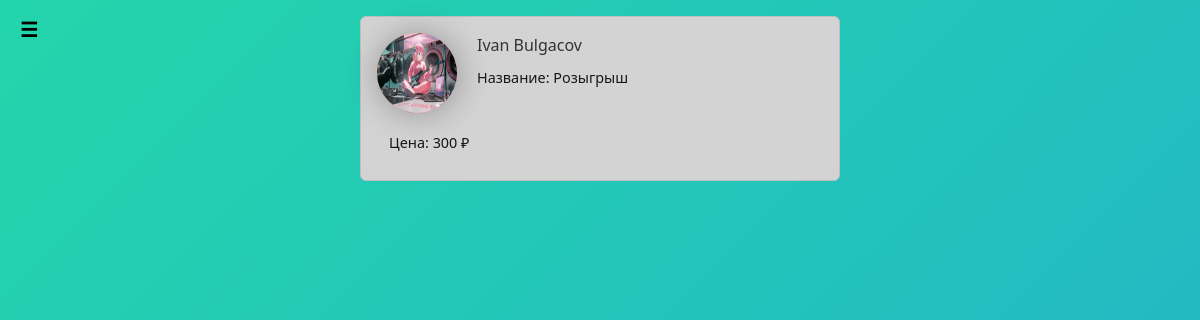
The page /tasks/ on the database as committed earlier.
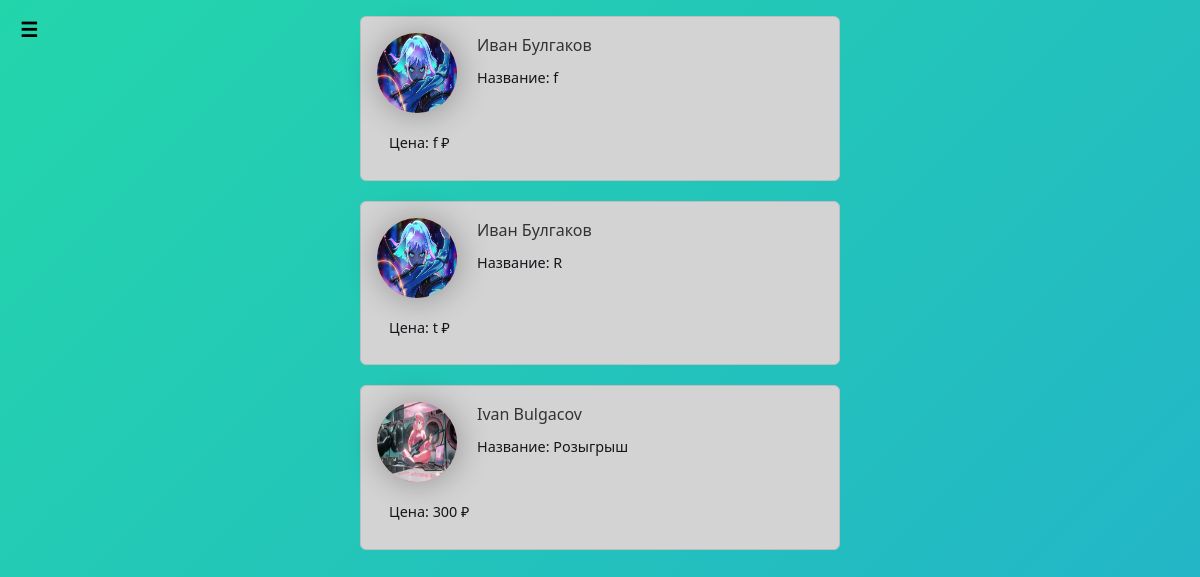
The same page on the database as committed later.
### tasks_app_user/models.py (models this page shows, shortened)
class Articles(models.Model):
    title = models.CharField("Название Задания", max_length=35)
    anons = models.CharField("О задании", max_length=25)
    phope = models.CharField('Телефон для связи с вами', max_length=11)
    prise = models.CharField('Цена', max_length=15)
    full_text = models.TextField("Задания")
    data = models.DateTimeField(auto_now_add=True)
    user_name = models.CharField("User_name", max_length=15, )
    author = models.ForeignKey(User, on_delete=models.CASCADE, null=True)  # Внешний ключ к пользователю
    class Meta:
        verbose_name = "Задания"
        verbose_name_plural = "Задании"

class Profile(models.Model):
    user = models.OneToOneField(User, null=True, blank=True, on_delete=models.CASCADE)
    first_name = models.CharField(max_length=100)
    last_name = models.CharField(max_length=100)
    email = models.EmailField()
    telegram_url = models.URLField(blank=True, null=True)
    youtube_url = models.URLField(blank=True, null=True)
    vk_url = models.URLField(blank=True, null=True)
    profile_picture = models.ImageField("Изображения", default="profile_pictures/default_profile_picture.jpg", null=True,
                                        blank=True, upload_to='media/profile_pictures')

### tasks_app_user/views.py (the view)
# urls.py: path('', views.tasks_home, name='tasks_home'),
def tasks_home(request):
    tasks_all = Articles.objects.order_by('-data')
    context = {
        'tasks_all': tasks_all
    }
    return render(request, 'tasks_app_user/tasks_home.html', context)

### tasks_app_user/templates/tasks_app_user/tasks_home.html (shortened to what this page needs)
{% extends 'tasks_app/layout.html' %}
{% block content %}
<div class="features">
    {% if tasks_all %}
        {% for el in tasks_all %}
            <div class="alert alert-dark" onclick="window.location.href='{% url 'details_tasks' el.id %}'" style="cursor: pointer;">
                <div class="img_pod">
                    <a href="{% url 'user_profile' el.user_name %}">
                        <img class="profile-pic" src="{{ el.author.profile.profile_picture.url }}" alt="Profile Picture">
                    </a>
                </div>
                <a href="{% url 'user_profile' el.user_name %}">{{ el.author.profile.first_name }} {{ el.author.profile.last_name }}</a>
                <h3>Название: {{ el.title }}</h3><br>
                <h4>Цена: {{ el.prise }} ₽</h4>
            </div>
        {% endfor %}
    {% else %}
        <p>Нет задания!</p>
    {% endif %}
</div>
{% endblock %}

### tasks_app/templates/tasks_app/layout.html (shortened to what this page needs)
{% load static %}
<html lang="en">
<head>
    <link rel="stylesheet" href="https://cdn.jsdelivr.net/npm/bootstrap@5.2.3/dist/css/bootstrap.min.css">
    <link rel="stylesheet" href="{% static 'tasks_app/css/tasks_app.css' %}">
</head>
<body>
<div style="float: left;">
    <label class="side-button-1" for="side-checkbox">
        <div class="side-b side-open">☰</div>
    </label>
</div>
    <main>
        {% block content %}
        {% endblock %}
    </main>
</body>
</html>

### tasks_app/static/tasks_app/css/tasks_app.css (style rules this page uses)
html, body { width: 100%; height:100%; }
body { background: linear-gradient(-45deg, #ee7752, #e73c7e, #23a6d5, #23d5ab); background-size: 400% 400%; animation: gradient 15s ease infinite; }
body { background-color: var(--var-bgcolor); color: var(--var-fontcolor); }
:root { --var-bgcolor: #fff; --var-fontcolor: #000; }
.features { padding: 1em; padding: 1em; width: 70%; margin: auto; text-align: center; box-sizing: content-box; }
.side-button-1 { display: inline-block; }
.side-button-1 .side-b { margin: 10px; text-decoration: none; position: relative; font-size: 20px; line-height: 20px; padding: 10px 10px; color: black; font-weight: bold; text-transform: uppercase; font-family: 'Roboto', Тahoma, sans-serif; cursor: pointer; }
.side-button-1 .side-b:after, .side-button-1 .side-b:before { position: absolute; height: 4px; left: 50%; bottom: -6px; content: ""; transition: all 280ms ease-in-out; width: 0; }
.side-button-1 .side-open:after, .side-button-1 .side-open:before { background: black; }
.side-button-1 .side-b:before { top: -6px; }

### tasks_app_user/templates/tasks_app_user/tasks_home.html (style rules this page uses)
.features { padding: 1em; width: 40%; margin: auto; border-radius: 10px; text-align: left; box-sizing: content-box; }
.img_pod { float: left; margin-right: 20px; width: 80px; height: 80px; background: linear-gradient(90deg, #ff9966, #ff5e62); border-radius: 50%; box-shadow: 1px 1px 2rem rgba(0, 0, 0, 0.3); }
.profile-pic { width: 100%; height: 100%; border-radius: 50%; }
h3, h4, p { font-size: 0.9rem; margin: 12px; }
a { text-decoration: none; color: #333; }
.alert { margin-bottom: 20px; }

Rows that differ between the two databases and show on the page:
added Articles: author.profile.profile_picture (picture), author.profile.first_name "Иван", author.profile.last_name "Булгаков", title "f", prise "f"
added Articles: author.profile.profile_picture (picture), author.profile.first_name "Иван", author.profile.last_name "Булгаков", title "R", prise "t"
